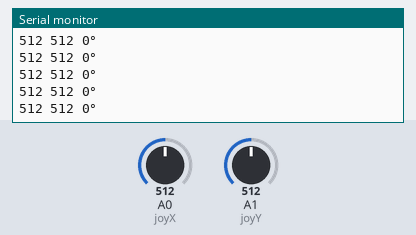
The sketch below on a simulated Arduino Uno, built with avr-gcc and run on an emulated ATmega328P. Shown: the last lines printed to the serial monitor. The inputs (shaded band) are chosen by the test bench; at power-on: A0 (joyX) = 512, A1 (joyY) = 512.

Above: at 7.2 s.
7.3 s: A0 (joyX) set to 992
At 7.37 s:
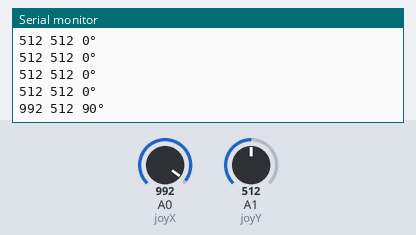
10.3 s: A0 (joyX) set to 1017
At 10.3 s:
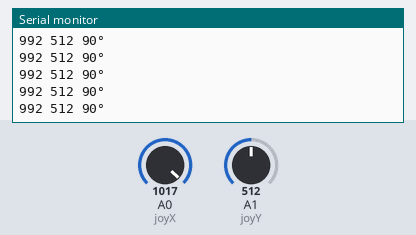
Timing chart, 0 to 12.8 s (numbered marks = the images above; inputs shaded):
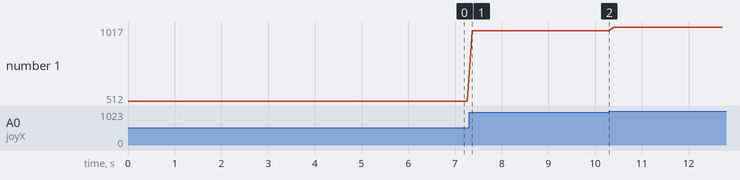

The sketch:

002_joystick.ino
```cpp
#define joyX A0
#define joyY A1

class Input
{
public:
    int posDefault[2];      // startpunkt bei laden, um ungenaue Startwerte auszugleichen

    int pos[2];             // positionsdaten - arrays müssen direkt mit Inhaltsmenge angegeben werden
    int posPercentage[2];   // position als %

    int angle;              // Winkel
};

int debug = 500;

Input input; // erstellt Objekt aus Klasse

void setup()
{
    Serial.begin(9600);
    Serial.println("test");

    // Eingabe-Werte Ausgangszustand feststellen
    input.posDefault[0] = analogRead(joyX);
    input.posDefault[1] = analogRead(joyY);
}

void loop()
{
    // Eingabe-Werte empfangen
    input.pos[0] = analogRead(joyX);
    input.pos[1] = analogRead(joyY);


    input.posPercentage[0] = map(input.pos[0], input.posDefault[0], 1023, 0, 100);
    input.posPercentage[1] = map(input.pos[1], input.posDefault[1], 1023, 0, 100);


    // Winkelberechnung
    // input.angle = atan2(
    //     input.posDefault[0] - input.pos[0],
    //     input.posDefault[1] - input.pos[1]
    // );
    input.angle = atan2(
        input.posPercentage[0],
        input.posPercentage[1]
    ) * 180 / PI;


    //print the values with to plot or view
    Serial.print(input.pos[0]);
    Serial.print(" ");
    Serial.print(input.pos[1]);
    Serial.print(" ");
    Serial.print(input.angle);
    Serial.println("°");


    delay(100);
}
```

Measured:
- after the input at 7.3 s, the serial monitor: prints a new line after 0.07 s (image 1)
- plotted number 1: 512 → 992 after the input at 7.3 s, 992 → 1017 after the input at 10.3 s
